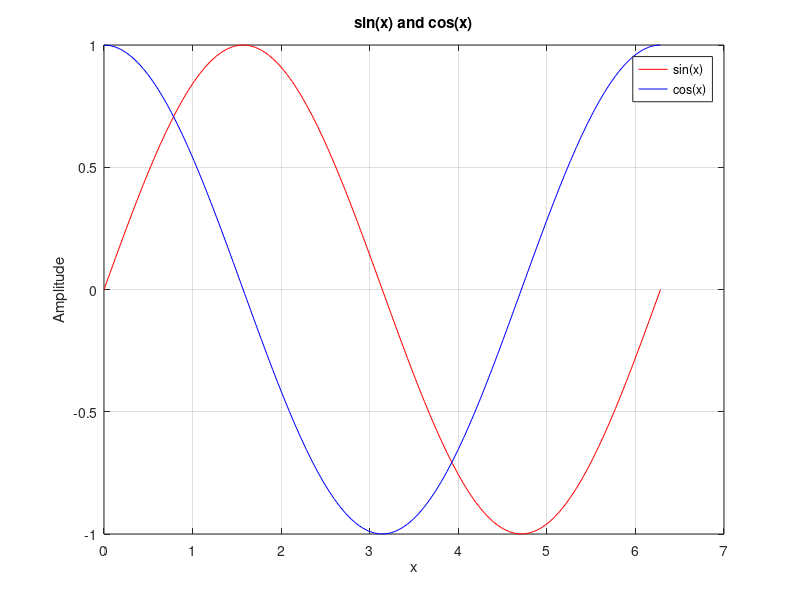

The MATLAB source for this figure:
%Plot sin and cos using hold on

x = linspace(0, 2*pi, 100);

plot(x, sin(x), 'r');
hold on;

plot(x, cos(x), 'b');

hold off;

xlabel('x');
ylabel('Amplitude');
title('sin(x) and cos(x)');
legend('sin(x)', 'cos(x)');
grid on;
